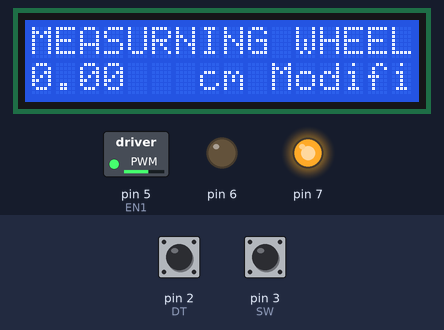
The sketch below on a simulated Arduino Uno, built with avr-gcc and run on an emulated ATmega328P. Shown: 16×2 character LCD, switched loads named in the sketch (green lamp = pin HIGH), output pins drawn as LEDs (lit = HIGH). Inputs (shaded band) come from the test bench; at power-on: pin 3 (SW) HIGH, pin 2 (DT) HIGH.

Above: at 1.2 s.
1.3 s: pin 3 (SW) pulled LOW for 0.15 s
At 2.6 s:
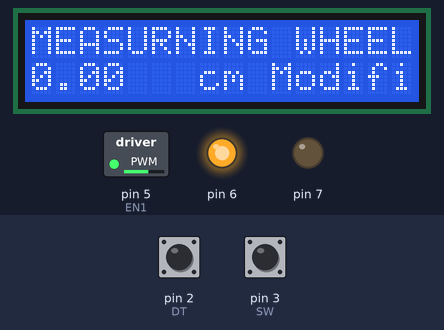
2.9 s: pin 3 (SW) pulled LOW for 1 s
At 5.1 s:
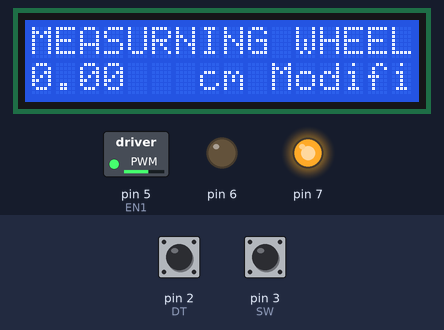
5.4 s: pin 3 (SW) pulled LOW for 3.2 s
At 9.8 s:
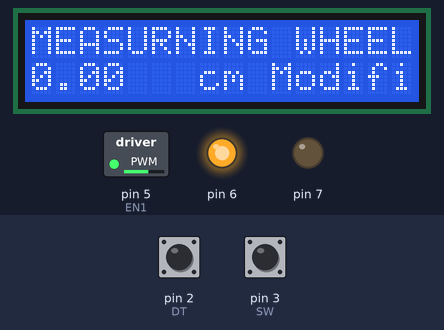
Timing chart, 0 to 11.3 s (numbered marks = the images above; inputs shaded):
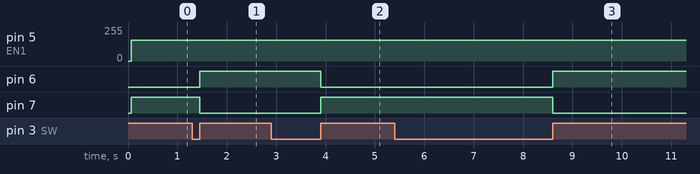

Measured:
- after the input at 1.3 s, pin 6: LOW → HIGH after 0.15 s; pin 7: HIGH → LOW after 0.15 s
- after the input at 2.9 s, pin 6: HIGH → LOW after 1.0 s; pin 7: LOW → HIGH after 1.0 s
- after the input at 5.4 s, pin 6: LOW → HIGH after 3.2 s; pin 7: HIGH → LOW after 3.2 s

The sketch:

PID-Rotary_Encoder_con_Interrupcion_externa_o_Hardwar.ino
```cpp
#include <util/atomic.h>
#include <LiquidCrystal.h>
LiquidCrystal lcd(14, 13, 12, 11, 10, 9); //A0=14

int DT = 2;// DT a pin digital 2 (DT en modulo) Pin de la INTERRUPCION
int CLK = 4;// CLK a pin digital 3 (CLK en modulo)
#define SW 3

volatile int Posicion_Encoder = 0;

const float pi = 3.14;//Número PI
const float R = 3.25;//radius of wheel
const int N = 40;//steps per rotation///Los pasos por rotación dependen del codificador rotatorio que se puede cambiar de 8 a 48

float distance = 0;

int EN1 = 5;//Inyectar PWM para controlar velocidad motor
int engine_1 = HIGH, engine_2 = LOW;
//byte PWM=75;//VELOCIDAD MOTOR--->REEMPLAZADO POR PID

// globals
long prevT = 0;
int posPrev = 0;

float v1Filt = 0;
float v1Prev = 0;

float eintegral = 0;

void setup() {
  pinMode (DT ,INPUT);
  pinMode (CLK ,INPUT);
  pinMode(SW, INPUT);
  pinMode(7, OUTPUT);
  pinMode(6, OUTPUT);
  pinMode(EN1, OUTPUT);

  lcd.begin(16, 2);
  lcd.print("MEASURNING WHEEL");

   attachInterrupt(digitalPinToInterrupt(DT),interrupt,RISING);//Interrupcion Externa
   attachInterrupt(digitalPinToInterrupt(SW),SWITCH,RISING);//INTERRUPCION PARA EL SWITCH
}
void SWITCH(){//INTERRUPCION EXTERNA
  engine_1=!engine_1;
  engine_2=!engine_2;
}

void loop() {
  float posi=0;

  ATOMIC_BLOCK(ATOMIC_RESTORESTATE){
  posi=Posicion_Encoder;
  }
  // Compute velocity with method 1-->ESTE
  long currT = micros();
  float deltaT = ((float) (currT-prevT))/1.0e6;
  float velocity1 = (posi - posPrev)/deltaT;
  posPrev = posi;
  prevT = currT;

  // Convert count/s to RPM
  float v1 = velocity1/600.0*60.0;

/*  // Low-pass filter (25 Hz cutoff)
 *     FORMULA:
 *  v_filt[n]=0.854*v_filt[n-1]*0.0728*v[n]+0.0728*v[n-1];
 */
  v1Filt = 0.854*v1Filt + 0.0728*v1 + 0.0728*v1Prev;
  v1Prev = v1;

  // Set a target
  float vt = 100*(sin(currT/1e6)>0);

  // Compute the control signal u
  float kp = 5;
  float ki = 10;
  float e = vt-v1Filt;
  eintegral = eintegral + e*deltaT;

  float u = kp*e + ki*eintegral;
  float pwr = (float) fabs(u);
  if(pwr > 255){
    pwr = 155;
  }

  digitalWrite(7, engine_1);
  digitalWrite(6, engine_2);
  analogWrite(EN1, pwr);

  distance = ((2*pi*R)/N) *  posi;

  lcd.setCursor(0, 1);
  lcd.print(distance);

  lcd.setCursor(7, 1);
  lcd.print("cm Modificado A mi modo");

}
void interrupt(){//Función llamada por la interrupción //Funcion que determina el sentido del giro del encoder
  static unsigned long LastState=0;// variable static con ultimo valor de tiempo de interrupcion
  unsigned long timeInterrupt = millis();// variable almacena valor de func. millis

  if(timeInterrupt - LastState > 5){// No lee posibles rebotes en pulsos menores a 5 mseg.
    if(digitalRead(CLK)==HIGH){// si CLK es HIGH, rotacion a la derecha
      Posicion_Encoder++;// incrementa posicion del menu en 1
    }
    else{         // si CLK es LOW, rotacion a la izquierda
      Posicion_Encoder--;// decrementa posicion del menu en 1
    }
    LastState = timeInterrupt;//actualiza valor del tiempo tiempo
  }
}
```
